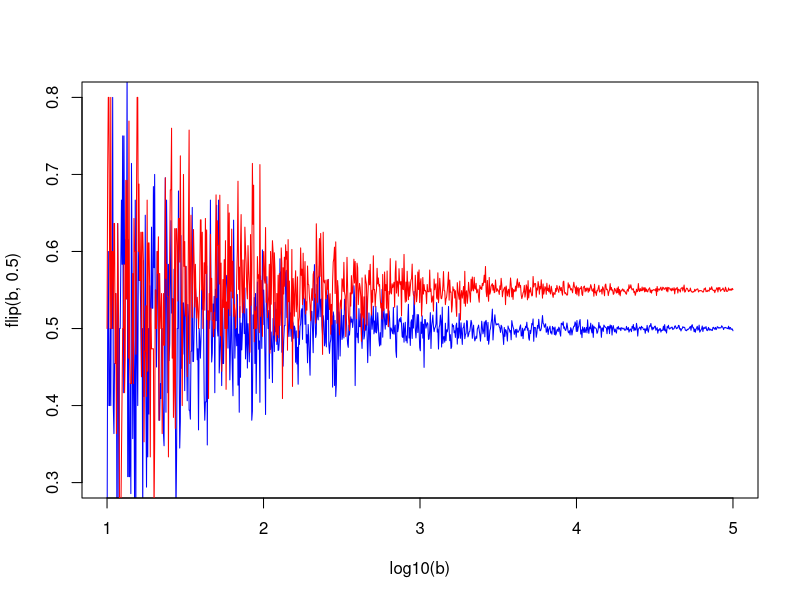
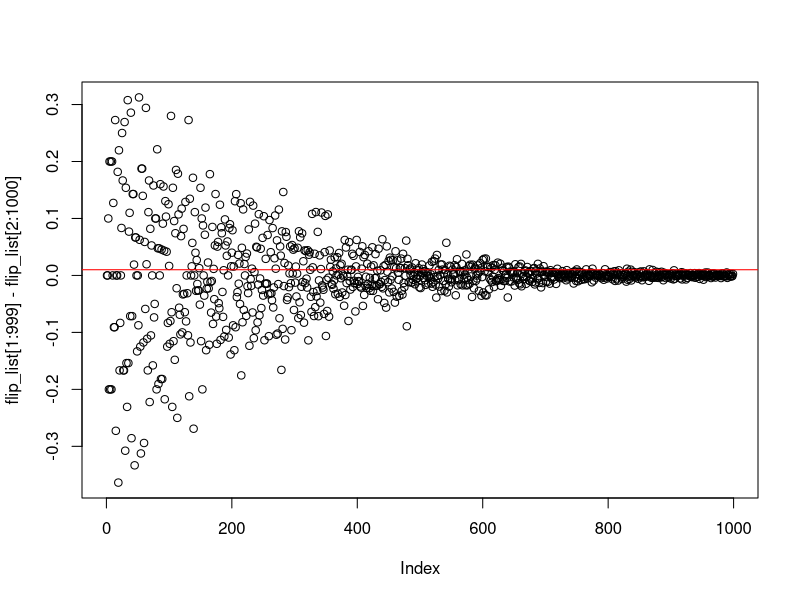
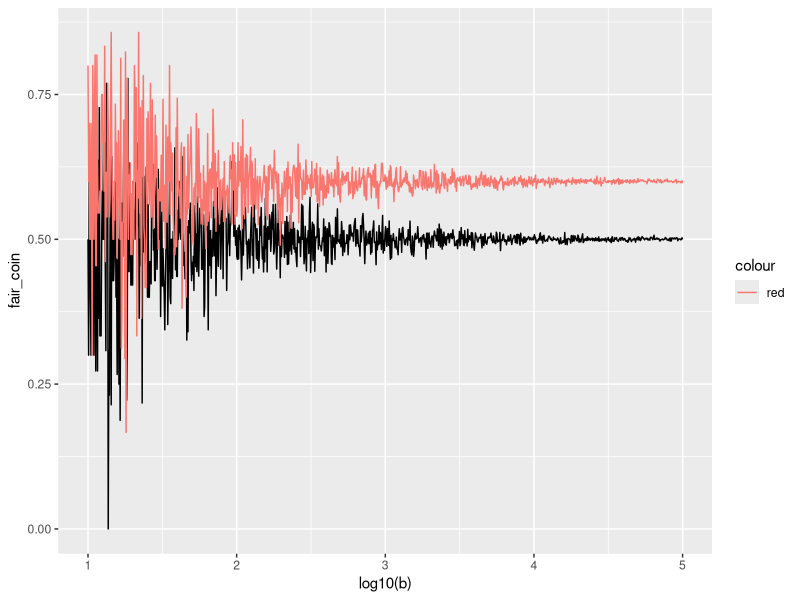
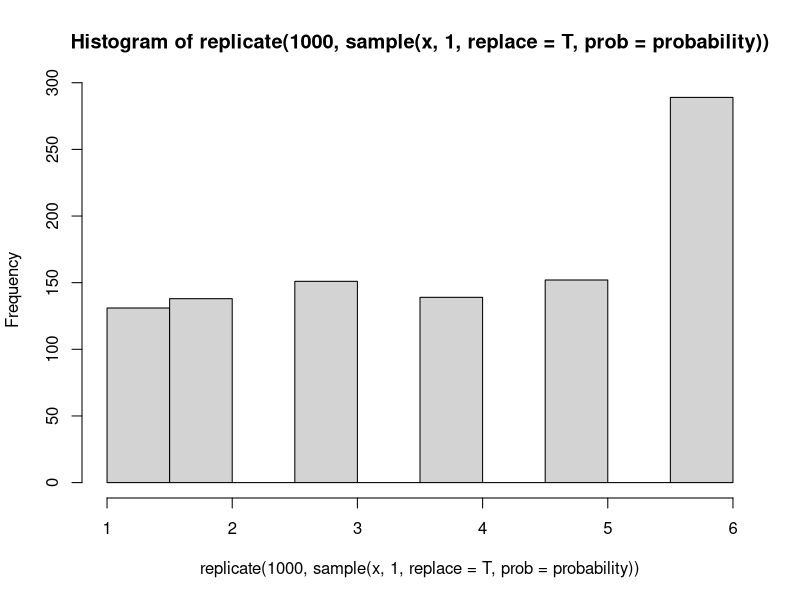

Generate these figures, in order, with R:
b<-10^seq(1,5,len=1000) #creates a 1000 simulations ranging frmo 10^1 to 10^5


#flip is a funciton that takes two parameters, b and x, which are the number of simulations and the probablity of the coin with a default of .5, also known as 50/50
flip <-function(b,x=.5){
  sapply(b,                   #lapply takes a vector and then applies a function with that vector
         function(b) mean(rbinom(b,1,x)))  #rbinom is a base R function that randonly generates values based on the binomial forumla
}

plot(log10(b),flip(b,.5),type='l',col='blue',ylim = c(.3,.8))  #plot will create a graph with log10(b) as the x axes and then pots the result of the flip() function above
lines(log10(b),flip(b,.55),type='l',col='red')  #lines is like plot, but instead of creating a new plot, it overlays over top of the current plot

flip_list<-flip(b,.5)

plot(flip_list[1:999]-flip_list[2:1000])
abline(h=.01, col='red')


fair_coin<-flip(b,.5)
unfair_coin<-flip(b,.6)
df<-data.frame(fair_coin,unfair_coin)
library(ggplot2)
p<-ggplot(data=df,aes(x=log10(b),y=fair_coin))+geom_line() #makes first graph, saves to 'p'

p+ geom_line(aes(x=log10(b),y=unfair_coin,col='red')) #adds new graph to 'p'





rbinom(10,10,.5) # 10 is the number of observations while '1' is the number of trials. So, if this were 10 as well, there would a sum of 'successes' that were less than 10
dbinom(3,10,.5)  # this determines the density,  aka probability of exact outcome, so x= 3 heads out of 10, is not the cumulative 0-3 but exactly 3 for example. for cumulative, use pbinom, or sum dbinom:
sum(dbinom(3,10,.5),dbinom(2,10,.5),dbinom(1,10,.5),dbinom(0,10,.5))
pbinom(3,10,.5)




#coin_flip() does the flipping, two styles, by thumb is standard

coin_flip<-function(type = .5, bias = .1){
  rbinom(1,1,type+bias)
}
mean(replicate(100,coin_flip()))

#coin will be either unbiased or biased.

Bag_of_coins<- c(rep(.5,9),.6) #lists 9 fair coins, one biased coin at .6
sample<-sample(Bag_of_coins,5,replace = F) #picks 5 coins randomly from bag
coin_flip(type=sample,bias=0)


#expected value
x<-c(1,2,3,4,5,6) # single dice
probability<-(c(rep(1/7,5),.2857143)) #probabilty that the dice is loaded for 6
  hist(replicate(1000,sample(x,1,replace = T,prob=probability)))


  x<-c(0,1) # single coin, 0=Tails
  probability<-c(.5,.5) #probabilty that the coin is fair = .5
  mean(replicate(1000,sample(x,1,replace = T,prob=probability)))

#simulation game




  #flip game
  #establish players, beginning money
  Player_class<-function(s,p){
    value<-list("stash"=s,"player_name"=p)
      attr(value, "class") <- "player"
    value}

  flip<-function(obj){
      UseMethod("flip")
  }

  flip.default<-function(obj,p=.5){
    value<-rbinom(1,1,p)
    value
  }

  flip.player<-function(obj,p=.5){
    value<-rbinom(1,1,p)
    value
  }

  p1<-Player_class(10,'p1')
  p2<-Player_class(10,'p2')

  flip(p1)  #this is a method, a function, called for player1 'p1' where rbinom produces a coint toss
  #questions: how to modify probablity from default of .5?
  #

  n<-2  #number of players

  for (i in 1:n){print(i)}



  p1<-10;p2<-10
  #player_stash <- 10
  # 1.
  bet_options<-c(1,2,3)
  bet<-sample(bet_options,1)

  #4 determine winner or loser
  #     person who flips calls h/t
  call_coin<-sample(c(1,0),1)
  ifelse(call_coin==1,print("I call heads"),print("I call tails"))


  #flip coin
      flip<-rbinom(1,1,.5)
      ifelse(flip==1,print("Heads"),print("Tails"))
  if(call_coin - flip==0){
    p1<-p1+bet
    p2<-p2-bet
    }else{
       p1<-p1-bet
       p2<-p2+bet}

  # if call - flip  != 0 then non caller wins
  # winner has their stash += bet
  # loser has tehir stash reduced -= bet



  #sample from















################
      #object oriented Programming#
library(R6)

      Player<-R6Class("Player",
                      public = list(
                        name = NULL,
                        stash = NULL,
                        betting_style = NULL,
                        initialize = function(name = NA, stash = NA, betting_style = 2) {
                          self$name <- name  #these functions will be called upon intitializing new objects
                          self$stash <- stash
                          self$betting_style<-betting_style
                          self$greet()
                          },
                        set_stash = function(val) {
                          self$stash <- val
                        },
                        greet = function() {
                          cat(paste0("Hello, my name is ", self$name, ".\n\n\n"))
                          cat(paste0("My stash of chips is ", self$stash, ".\n\n\n"))
                          cat(paste0("My style of betting is ", self$betting_style, ".\n\n\n"))
                        },
                        call_coin = function(){
                          call<-ifelse(sample(c(1,0),1)==1,'Heads!','Tails!')
                          cat(paste0("I call ",call,"\n\n\n"))
                        },
                        flip_coin = function(){
                          #validate that bet of 'heads or tails' has occured
                          #if (call)
                            flip<-rbinom(1,1,.5)
                          ifelse(flip==1,flip<-"Heads",flip<-"Tails")
                          flip
                        }#,
                        #make_bet<-function(player){
                        #  call_coin()

                        #  }

                      )
      )
p1<-Player$new("Brian",10,3)
p2<-Player$new("Julie",10)

# the following game should take 2 players and let them flip a coin after call heads/tails.
# Two mirror a real word 2 minute round of several bets,
#a minimum of 4 bets can occur and a limit of 15...
#assumes one could only make 15 bets in 2 minutes,  and a min of 4 bets
Betting_Game<-R6Class('Betting_Game',

                      public = list(
                        name = NULL,
                        outcome = NULL,
                        max_bet = NULL,
                        bet_options = NULL,
                        rounds = NULL, #simple integer counting rounds
                        bet_outcome = NULL,  #for a given bet, who won? output something like c(p1,+3,p2,-3)
                        number_of_bets = NULL,
                        outcome_tally = NULL, #at end of round wht is the standing? c(number of bets,p1$name,w,l,p1$stash,p2$name,w,l,p2$stash)

                        initialize = function(name = NA, outcome = NA, bet_options=c(1,2,3), max_bet=3,rounds = 2) {
                          self$name <- name  #these functions will be called upon intitializing new objects
                          self$outcome <- outcome
                          self$bet_options<-bet_options
                          self$max_bet <- max_bet
                          self$rounds <- rounds
                          self$greet()
                        },
                        greet = function() {
                          cat(paste0("Hello, would you like to play a game?","\n\n\n"))
                        },
                        bet=function(p1,p2){  #take 2 players
                          player1<-p1
                          player2<-p2
                          players<-c(p1,p2)
                          makes_bet<-sample(players,1) #one idea would be to make a sorted list here.  then makes_bet[2] would flip

                          flip_outcome<-NULL
                          flip_coin = function(){
                            #validate that bet of 'heads or tails' has occured
                            #if (call)
                            flip_outcome<<-rbinom(1,1,.5)
								flip<-flip_outcome
                            ifelse(flip==1,flip<-"Heads",flip<-"Tails")
                            cat("and the coin comes up ",flip,"!")
								return (flip_outcome)
                          }

                          who_flips<-NULL #Who gets to flip the coin?
                          if(makes_bet[[1]]$name == p1$name){who_flips<-p2}else{who_flips<-p1}
                          who_flips
                          cat("this program chooses",makes_bet[[1]]$name," to make the bet.\n\n\n")
                          cat ("and ",who_flips$name," will flip the coin.\n\n\n")
                          bet<-sample(self$bet_options,1)  #look at aggressive style of player, use that to multiply by 1,then round down; check to see if bet is smaller than remainder of both player's stash
                          cat(makes_bet[[1]]$name,"makes a bet of ",bet, ".\n\n\n")
                          call_coin<-sample(c(1,0),1)  #1 =  heads
                          cat (who_flips$name," is now flipping the coin.\n\n\n")
                          if(call_coin==1){
                            cat(makes_bet[[1]]$name," calls heads!\n\n\n")
                            }
                            else{cat(makes_bet[[1]]$name," calls tails!\n\n\n")}

                          #embed flip_coin into another function uses rounds to constrain the number of bets
                          #and then tracks the outcomes of the bets
                     #number_of_bets
					      flip_coin()

						  #bet_outcome
						     ifelse(call_coin==flip_outcome , print('wins!'),print('lose'))

                          #outcome_tally
                                                    #evaluate who wins to print winner and then the final score of stash.

                        }
                        )
)

game1<-Betting_Game$new("game 1")
game1$bet(p1,p2)



make_winner_grid<-function(num_of_players){
    #Need to track rounds
  #need to know number of flips
  #need to know who won, who lost
  #need to know number of winners
    #need a count of player stashes

  }
